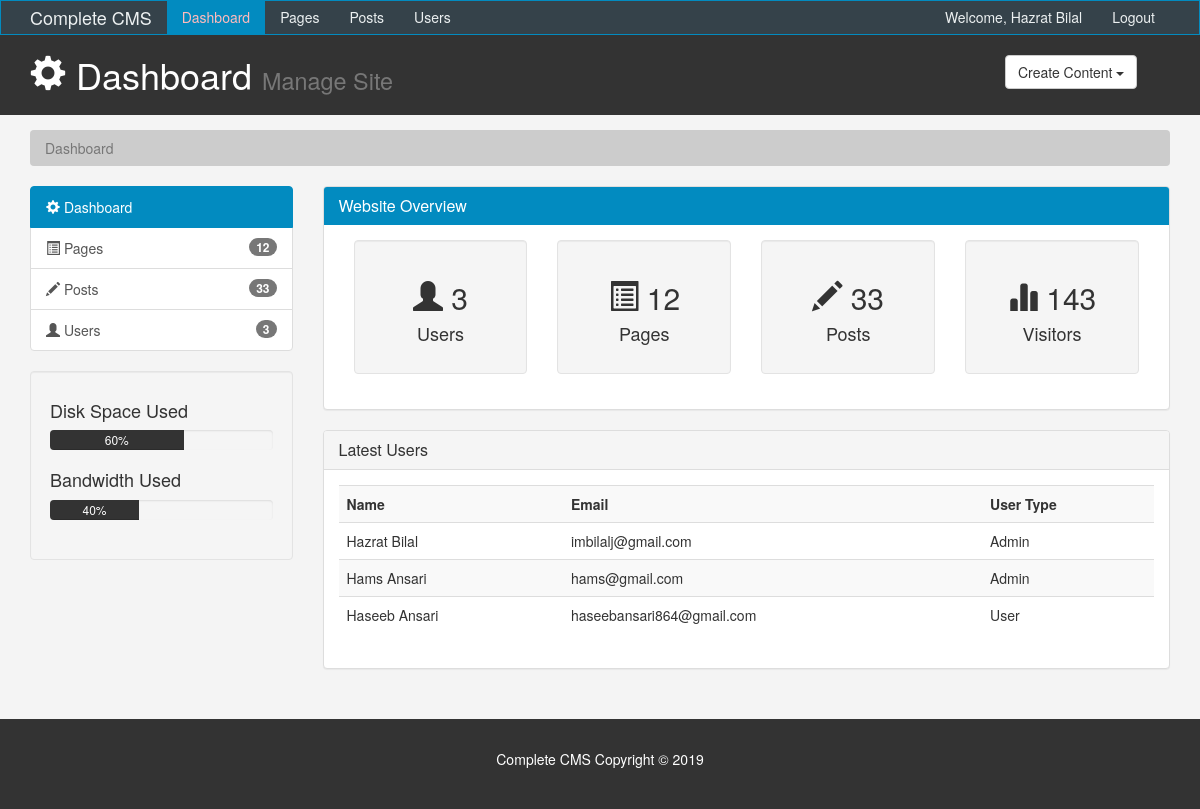
The page /backend/logic/admin/index.php (signed in) on the database its author committed.
### tables this page shows
CREATE TABLE IF NOT EXISTS `users` (
  `id` int(11) NOT NULL AUTO_INCREMENT,
  `firstname` varchar(40) NOT NULL,
  `lastname` varchar(40) NOT NULL,
  `email` varchar(40) NOT NULL,
  `password` varchar(40) NOT NULL,
  `usertype` varchar(40) NOT NULL,
  `question` varchar(100) NOT NULL,
  `answer` varchar(60) NOT NULL,
  PRIMARY KEY (`id`),
  UNIQUE KEY `email` (`email`)
);

### backend/utility/functions.php (called while the page is built, shortened)
<?php
  include("db-connect.php");
  function countData($column) {
    global $conn;
    $sql = "SELECT * FROM". " " . $column;
    $result = $conn->query($sql);
    if($result->num_rows > 0) {
      $totalno = $result->num_rows;
    } else {
      $totalno = 0;
    }
    return $totalno;
  }
  function getUserData() {
    global $conn;
    $sql = "SELECT id,firstname, lastname, email, usertype FROM users";
    $result = $conn->query($sql);
    return $result;
  }
?>

### backend/logic/admin/index.php (the view, shortened to what this page needs)
<?php
  require_once("../../utility/functions.php");
  $noOfUsers = countData("users");
  $userData = getUserData();
?>
<!DOCTYPE html>
<html lang="en">
  <head>
    <link href="../../../frontend/css/bootstrap.min.css" rel="stylesheet">
    <link href="../../../frontend/css/dashboard.css" rel="stylesheet">
  </head>
  <body>
    <nav class="navbar navbar-default">
      <div class="container">
        <div class="navbar-header">
          <a class="navbar-brand" href="#">Complete CMS</a>
        </div>
        <div id="navbar" class="collapse navbar-collapse">
          <ul class="nav navbar-nav">
            <li class="active"><a href="index.php">Dashboard</a></li>
            <li><a href="pages.php">Pages</a></li>
            <li><a href="posts.php">Posts</a></li>
            <li><a href="users.php">Users</a></li>
          </ul>
          <ul class="nav navbar-nav navbar-right">
            <li><a href="#">Welcome, <?php echo $_SESSION['name']; ?></a></li>
            <li><a href="../logout.php">Logout</a></li>
          </ul>
        </div>
      </div>
    </nav>
    <header id="header">
      <div class="container">
        <div class="row">
          <div class="col-md-10">
            <h1><span class="glyphicon glyphicon-cog" aria-hidden="true"></span> Dashboard <small>Manage Site</small></h1>
          </div>
          <div class="col-md-2">
            <div class="dropdown create">
              <button class="btn btn-default dropdown-toggle" type="button" id="dropdownMenu1" data-toggle="dropdown" aria-haspopup="true" aria-expanded="false">
                Create Content
                <span class="caret"></span>
              </button>
            </div>
          </div>
        </div>
      </div>
    </header>
    <section id="breadcrumb">
      <div class="container">
        <ol class="breadcrumb">
          <li class="active">Dashboard</li>
        </ol>
      </div>
    </section>
    <section id="main">
      <div class="container">
        <div class="row">
          <div class="col-md-3">
            <div class="list-group">
              <a href="index.php" class="list-group-item active main-color-bg">
                <span class="glyphicon glyphicon-cog" aria-hidden="true"></span> Dashboard
              </a>
              <a href="pages.php" class="list-group-item"><span class="glyphicon glyphicon-list-alt" aria-hidden="true"></span> Pages <span class="badge">12</span></a>
              <a href="posts.php" class="list-group-item"><span class="glyphicon glyphicon-pencil" aria-hidden="true"></span> Posts <span class="badge">33</span></a>
              <a href="users.php" class="list-group-item"><span class="glyphicon glyphicon-user" aria-hidden="true"></span> Users <span class="badge"><?php echo $noOfUsers; ?></span></a>
            </div>
            <div class="well">
              <h4>Disk Space Used</h4>
              <div class="progress">
                  <div class="progress-bar" role="progressbar" aria-valuenow="60" aria-valuemin="0" aria-valuemax="100" style="width: 60%;">
                      60%
              </div>
            </div>
            <h4>Bandwidth Used </h4>
            <div class="progress">
                <div class="progress-bar" role="progressbar" aria-valuenow="40" aria-valuemin="0" aria-valuemax="100" style="width: 40%;">
                    40%
            </div>
          </div>
            </div>
          </div>
          <div class="col-md-9">
            <div class="panel panel-default">
              <div class="panel-heading main-color-bg">
                <h3 class="panel-title">Website Overview</h3>
              </div>
              <div class="panel-body">
                <div class="col-md-3">
                  <div class="well dash-box">
                    <h2><span class="glyphicon glyphicon-user" aria-hidden="true"></span> <?php echo $noOfUsers; ?></h2>
                    <h4>Users</h4>
                  </div>
                </div>
                <div class="col-md-3">
                  <div class="well dash-box">
                    <h2><span class="glyphicon glyphicon-list-alt" aria-hidden="true"></span> 12</h2>
                    <h4>Pages</h4>
                  </div>
                </div>
                <div class="col-md-3">
                  <div class="well dash-box">
                    <h2><span class="glyphicon glyphicon-pencil" aria-hidden="true"></span> 33</h2>
                    <h4>Posts</h4>
                  </div>
                </div>
                <div class="col-md-3">
                  <div class="well dash-box">
                    <h2><span class="glyphicon glyphicon-stats" aria-hidden="true"></span> 143</h2>
                    <h4>Visitors</h4>
                  </div>
                </div>
              </div>
              </div>
              <div class="panel panel-default">
                <div class="panel-heading">
                  <h3 class="panel-title">Latest Users</h3>
                </div>
                <div class="panel-body">
                  <table class="table table-striped table-hover">
                    <tr>
                      <th>Name</th>
                      <th>Email</th>
                      <th>User Type</th>
                    </tr>
                    <?php
                      if($userData->num_rows > 0) {
                        while($row = $userData->fetch_assoc()) {
                          ?>
                          <tr>
                            <td><?php echo $row['firstname']. " ". $row['lastname']; ?></td>
                            <td><?php echo $row['email']; ?></td>
                            <td><?php echo ucwords($row['usertype']); ?></td>
                          </tr>
                          <?php
                        }
                      }
                    ?>
                  </table>
                </div>
              </div>
          </div>
        </div>
      </div>
    </section>
  </body>
</html>

### frontend/css/dashboard.css (style rules this page uses)
body { background:#f4f4f4; }
.navbar { min-height: 33px !important; margin-bottom:0; border-radius:0; }
.navbar-nav > li > a, .navbar-brand { padding-top:6px !important; padding-bottom:0 !important; height: 33px; }
.navbar-default { background-color: #35424a; border-color: #028BC0; }
.navbar-default .navbar-brand { color: #ecf0f1; }
.navbar-default .navbar-nav > li > a { color: #ecf0f1; }
.navbar-default .navbar-nav > .active > a, .navbar-default .navbar-nav > .active > a:hover, .navbar-default .navbar-nav > .active > a:focus { color: #ffbbbc; background-color: #028BC0; }
.navbar-default .navbar-collapse, .navbar-default .navbar-form { border-color: #ecf0f1; }
.main-color-bg { background-color: #028BC0 !important; border-color: #028BC0 !important; color:#ffffff !important; }
#header { background:#333333; color:#ffffff; padding-bottom: 10px; margin-bottom: 15px; }
#header .create { padding-top: 20px; }
.breadcrumb { background:#cccccc; color:#333333; }
.progress-bar { background:#333333; color:#ffffff; }
.dash-box { text-align:center; }
#footer { background:#333333; color:#ffffff; text-align:center; padding:30px; margin-top:30px; }

### rows shown on the page
users: firstname "Hazrat", lastname "Bilal", email "imbilalj@gmail.com", usertype "Admin"
users: firstname "Hams", lastname "Ansari", email "hams@gmail.com", usertype "Admin"
users: firstname "Haseeb", lastname "Ansari", email "haseebansari864@gmail.com", usertype "User"

### other values the page prints
$_SESSION['name'] "Hazrat Bilal"
$noOfUsers "3"
